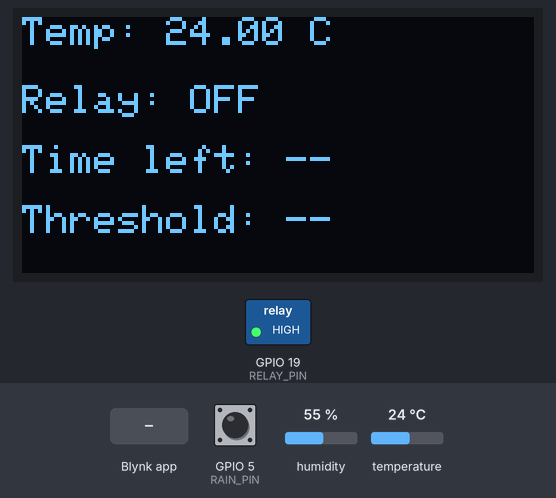
Recording of a sketch running on a simulated ESP32. Shown: 128×64 one-colour display, switched loads named in the sketch (green lamp = pin HIGH). The inputs (shaded band) are chosen by the test bench; at power-on: temperature 24 °C, GPIO 5 (RAIN_PIN) HIGH, humidity 55 %. WiFi joins after 1.5 s; servers stay silent unless stated.

Above: at 7.6 s.
7.7 s: Blynk app writes 1 to V3
At 9.1 s:
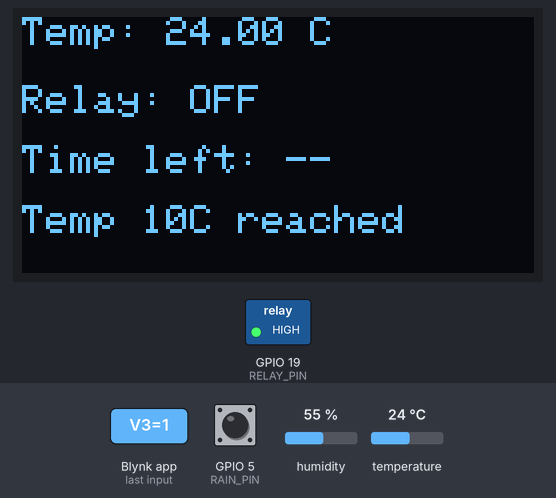
12.5 s: temperature set to 12 °C
At 14.3 s:
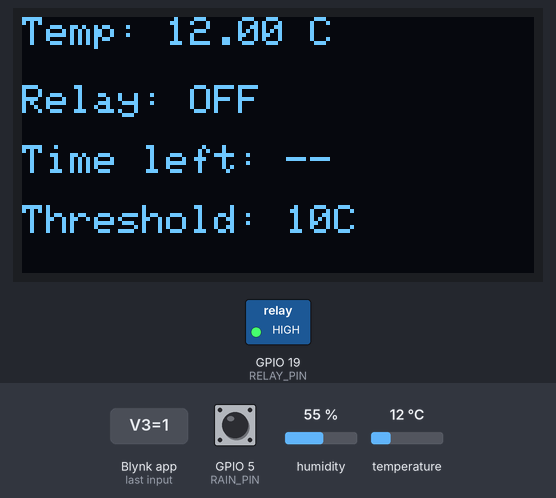
14.7 s: Blynk app writes 1 to V2
At 15.5 s:
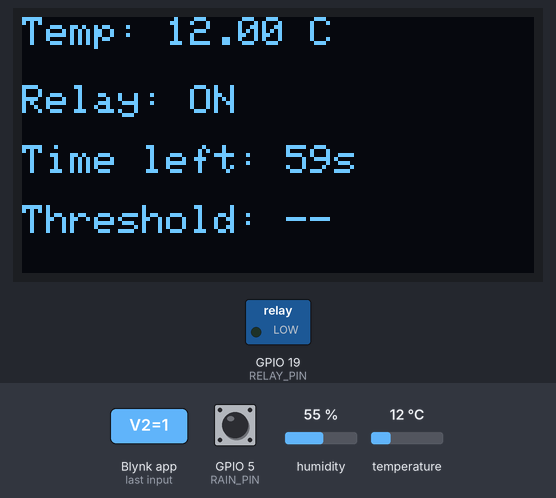
18.2 s: GPIO 5 (RAIN_PIN) pulled LOW for 0.15 s
At 19.5 s:
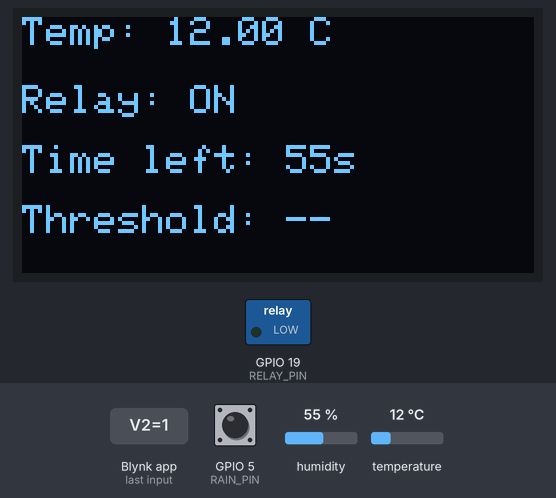
19.8 s: Blynk app writes 200 to V3
At 20.8 s:
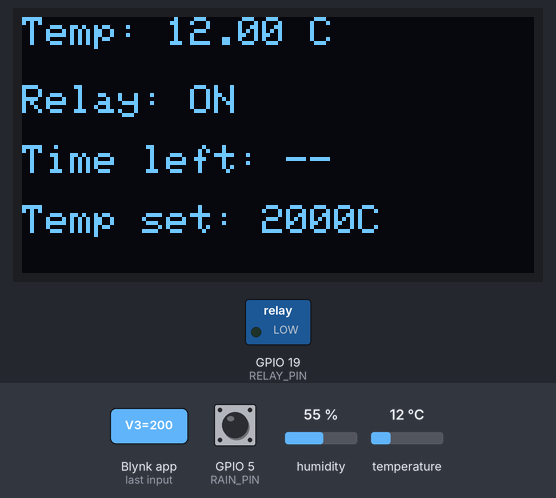
24.6 s: Blynk app writes 1 to V0
At 25.3 s:
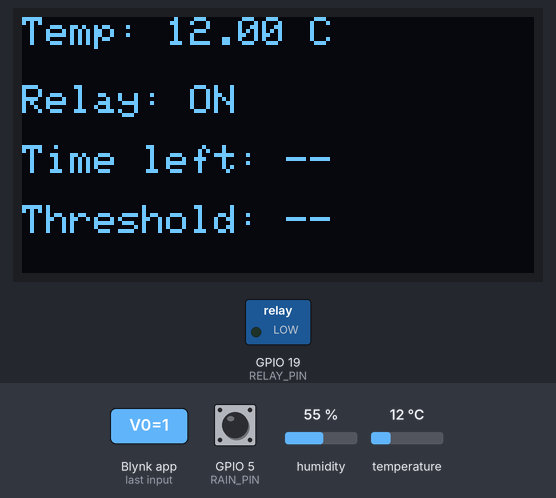
Timing chart, 0 to 27.1 s (numbered marks = the images above; inputs shaded):
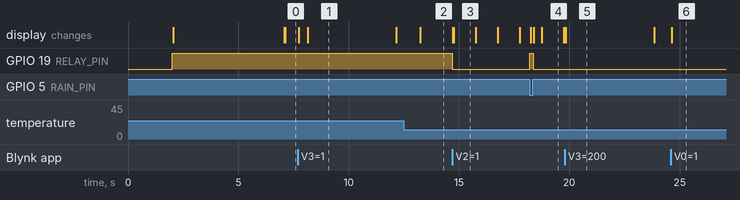

The sketch:

kettle_ESP32_code.ino
```cpp
#define BLYNK_TEMPLATE_ID "YOUR TEMPLATE ID"
#define BLYNK_TEMPLATE_NAME "YOUR TEMPLATE NAME"
#define BLYNK_AUTH_TOKEN "INPUT YOUR AUTH TOKEN HERE"

#include <WiFi.h>
#include <BlynkSimpleEsp32.h>
#include <DHTesp.h>
#include <Wire.h>
#include <Adafruit_GFX.h>
#include <Adafruit_SSD1306.h>

char ssid[] = "YOUR WIFI SSID/NAME";
char pass[] = "WIFI PASSWORD";

#define RELAY_PIN 19
#define DHT_PIN   18
#define RAIN_PIN  5

#define SCREEN_WIDTH 128
#define SCREEN_HEIGHT 64
#define OLED_RESET -1
#define OLED_ADDR 0x3C

Adafruit_SSD1306 display(SCREEN_WIDTH, SCREEN_HEIGHT, &Wire, OLED_RESET);
DHTesp dht;

unsigned long lastRead = 0;
const unsigned long dhtInterval = 1000;

unsigned long relayOffTime = 0;

bool manualActive = false;
bool manualState  = false;

bool timerActive = false;

bool tempActive = false;
int  tempSetpoint = 0;
float lastTemp = NAN;

bool rainDetected = false;

bool splashDone = false;
unsigned long splashStart = 0;

bool showTempMsg = false;
unsigned long tempMsgStart = 0;
bool tempAchievedShown = false;

BLYNK_WRITE(V0) {
  manualState = param.asInt();
  manualActive = true;
  timerActive = false;
  tempActive = false;
}

BLYNK_WRITE(V2) {
  int minutes = param.asInt();
  if (minutes > 0) {
    relayOffTime = millis() + (unsigned long)minutes * 60000UL;
    timerActive = true;
    manualActive = false;
    tempActive = false;
  } else {
    timerActive = false;
  }
}

BLYNK_WRITE(V3) {
  int segments = param.asInt();
  if (segments > 0) {
    tempSetpoint = segments * 10;
    tempActive = true;
    manualActive = false;
    timerActive = false;
    showTempMsg = true;
    tempMsgStart = millis();
    tempAchievedShown = false;
  } else {
    tempActive = false;
  }
}

void setup() {
  Serial.begin(115200);
  delay(2000);

  pinMode(RELAY_PIN, OUTPUT);
  digitalWrite(RELAY_PIN, HIGH);

  pinMode(RAIN_PIN, INPUT_PULLUP);
  dht.setup(DHT_PIN, DHTesp::DHT11);

  Wire.begin(21, 22);
  display.begin(SSD1306_SWITCHCAPVCC, OLED_ADDR);

  display.clearDisplay();
  display.setTextSize(2);
  display.setTextColor(SSD1306_WHITE);
  display.setCursor(10, 8);
  display.println("Smart IoT");
  display.setCursor(25, 35);
  display.println("Kettle");
  display.display();

  splashStart = millis();

  WiFi.begin(ssid, pass);
  Blynk.config(BLYNK_AUTH_TOKEN);
}

void loop() {
  Blynk.run();

  if (!splashDone) {
    if (millis() - splashStart >= 5000) {
      splashDone = true;
      display.clearDisplay();
      display.display();
    } else {
      return;
    }
  }

  bool rainNow = (digitalRead(RAIN_PIN) == LOW);
  if (rainNow) {
    rainDetected = true;
    digitalWrite(RELAY_PIN, HIGH);
  } else if (rainDetected && !rainNow) {
    rainDetected = false;
  }

  if (millis() - lastRead >= dhtInterval) {
    lastRead = millis();
    TempAndHumidity data = dht.getTempAndHumidity();
    if (!isnan(data.temperature)) {
      lastTemp = data.temperature;
      Blynk.virtualWrite(V1, lastTemp);

      if (tempActive && !tempAchievedShown && lastTemp >= tempSetpoint) {
        showTempMsg = true;
        tempMsgStart = millis();
        tempAchievedShown = true;
      }
    }
  }

  bool relayShouldBeOn = false;

  if (!rainDetected) {
    if (tempActive && !isnan(lastTemp)) {
      relayShouldBeOn = (lastTemp < tempSetpoint);
    }
    else if (timerActive) {
      if (millis() < relayOffTime) {
        relayShouldBeOn = true;
      } else {
        timerActive = false;
        Blynk.virtualWrite(V2, 0);
        Blynk.virtualWrite(V0, 0);
      }
    }
    else if (manualActive) {
      relayShouldBeOn = manualState;
    }
  }

  digitalWrite(RELAY_PIN, relayShouldBeOn ? LOW : HIGH);

  // ===== OLED DISPLAY (ONE SCREEN ONLY) =====
  display.clearDisplay();
  display.setTextSize(1);
  display.setCursor(0, 0);

  display.print("Temp: ");
  if (!isnan(lastTemp)) {
    display.print(lastTemp);
    display.print(" C");
  } else {
    display.print("--");
  }

  display.setCursor(0, 17);
  display.print("Relay: ");
  display.print(relayShouldBeOn ? "ON" : "OFF");

  display.setCursor(0, 32);
  if (timerActive && millis() < relayOffTime) {
    unsigned long remaining = (relayOffTime - millis()) / 1000;
    display.print("Time left: ");
    display.print(remaining);
    display.print("s");
  } else {
    display.print("Time left: --");
  }

  display.setCursor(0,47);
  if (showTempMsg && millis() - tempMsgStart < 4000) {
    if (!tempAchievedShown) {
      display.print("Temp set: ");
      display.print(tempSetpoint);
      display.print("C");
    } else {
      display.print("Temp ");
      display.print(tempSetpoint);
      display.print("C reached");
    }
  } else {
    showTempMsg = false;
    if (tempActive) {
      display.print("Threshold: ");
      display.print(tempSetpoint);
      display.print("C");
    } else {
      display.print("Threshold: --");
    }
  }

  display.display();
}
```

Measured:
- after the input at 7.7 s, the display: first changes at once (image 1 shows a later state)
- after the input at 12.5 s, the display: changes after 0.74 s (image 2)
- after the input at 14.7 s, GPIO 19 (RELAY_PIN): HIGH → LOW at once; the display: first changes at once (image 3 shows a later state)
- after the input at 18.2 s, GPIO 19 (RELAY_PIN): LOW → HIGH at once, → LOW 0.14 s later; the display: first changes at once (image 4 shows a later state)
- after the input at 19.8 s, the display: changes after 0.05 s (image 5)
- after the input at 24.6 s, the display: changes at once (image 6)
- what the display in image 1 shows lasts 4.1 s, from 8.1 s to 12.2 s
